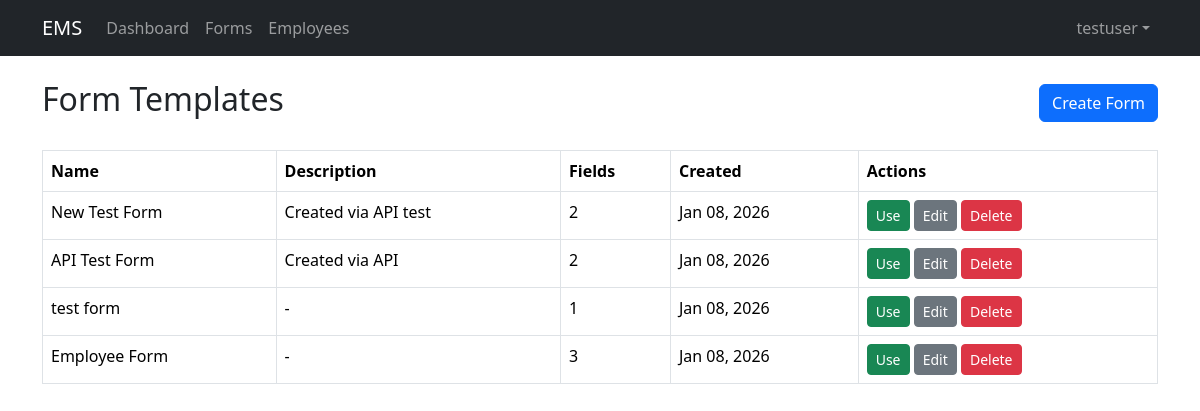
/forms/ (signed in), run on the app's committed database.
### accounts/models.py (models this page shows, shortened)
class CustomUser(AbstractUser):
    phone = models.CharField(max_length=15, blank=True, null=True)
    address = models.TextField(blank=True, null=True)
    profile_image = models.ImageField(upload_to='profile_images/', blank=True, null=True)
    class Meta:
        db_table = 'accounts_customuser'
        verbose_name = 'User'
        verbose_name_plural = 'Users'

### forms_builder/models.py (models this page shows, shortened)
class FormTemplate(models.Model):
    name = models.CharField(max_length=255)
    description = models.TextField(blank=True, null=True)
    created_by = models.ForeignKey(
        settings.AUTH_USER_MODEL,
        on_delete=models.CASCADE,
        related_name='form_templates'
    )
    created_at = models.DateTimeField(auto_now_add=True)
    updated_at = models.DateTimeField(auto_now=True)
    class Meta:
        db_table = 'forms_builder_formtemplate'
        ordering = ['-created_at']

### forms_builder/views.py (the view)
# urls.py: path('', views.FormTemplateListView.as_view(), name='form_list'),
class FormTemplateListView(LoginRequiredMixin, View):
    def get(self, request):
        form_templates = FormTemplate.objects.all()
        return render(request, 'forms_builder/form_list.html', {'form_templates': form_templates})

### templates/forms_builder/form_list.html (shortened to what this page needs)
{% extends 'base.html' %}
{% block content %}
<div class="d-flex justify-content-between align-items-center mb-4">
    <h2>Form Templates</h2>
    <a href="{% url 'form_create' %}" class="btn btn-primary">Create Form</a>
</div>
{% if form_templates %}
<div class="table-responsive">
    <table class="table table-bordered">
        <thead>
            <tr>
                <th>Name</th>
                <th>Description</th>
                <th>Fields</th>
                <th>Created</th>
                <th>Actions</th>
            </tr>
        </thead>
        <tbody>
            {% for form in form_templates %}
            <tr>
                <td>{{ form.name }}</td>
                <td>{{ form.description|default:"-"|truncatewords:10 }}</td>
                <td>{{ form.fields.count }}</td>
                <td>{{ form.created_at|date:"M d, Y" }}</td>
                <td>
                    <a href="{% url 'employee_create' %}?template={{ form.id }}" class="btn btn-sm btn-success">Use</a>
                    <a href="{% url 'form_edit' form.id %}" class="btn btn-sm btn-secondary">Edit</a>
                    <button class="btn btn-sm btn-danger" onclick="deleteForm({{ form.id }})">Delete</button>
                </td>
            </tr>
            {% endfor %}
        </tbody>
    </table>
</div>
{% else %}
<div class="alert alert-info">
    No form templates yet. <a href="{% url 'form_create' %}">Create your first form</a>
</div>
{% endif %}
{% endblock %}

### templates/base.html (shortened to what this page needs)
<!DOCTYPE html>
<html lang="en">
<head>
    <link href="https://cdn.jsdelivr.net/npm/bootstrap@5.3.3/dist/css/bootstrap.min.css" rel="stylesheet">
    <link rel="stylesheet" href="https://cdn.jsdelivr.net/npm/bootstrap-icons@1.11.3/font/bootstrap-icons.min.css">
</head>
<body>
    {% if user.is_authenticated %}
    <nav class="navbar navbar-expand-lg navbar-dark bg-dark">
        <div class="container">
            <a class="navbar-brand" href="{% url 'dashboard' %}">EMS</a>
            <div class="collapse navbar-collapse" id="navbarNav">
                <ul class="navbar-nav me-auto">
                    <li class="nav-item">
                        <a class="nav-link" href="{% url 'dashboard' %}">Dashboard</a>
                    </li>
                    <li class="nav-item">
                        <a class="nav-link" href="{% url 'form_list' %}">Forms</a>
                    </li>
                    <li class="nav-item">
                        <a class="nav-link" href="{% url 'employee_list' %}">Employees</a>
                    </li>
                </ul>
                <ul class="navbar-nav">
                    <li class="nav-item dropdown">
                        <a class="nav-link dropdown-toggle" href="#" data-bs-toggle="dropdown">{{ user.username }}</a>
                    </li>
                </ul>
            </div>
        </div>
    </nav>
    {% endif %}
    <div class="container py-4">
        {% block content %}{% endblock %}
    </div>
</body>
</html>

### data on the page
CustomUser: username "testuser"
FormTemplate: name "New Test Form", description "Created via API test", fields.count "2", created_at "Jan 08, 2026"
FormTemplate: name "API Test Form", description "Created via API", fields.count "2", created_at "Jan 08, 2026"
FormTemplate: name "test form", description "-", fields.count "1", created_at "Jan 08, 2026"
FormTemplate: name "Employee Form", description "-", fields.count "3", created_at "Jan 08, 2026"
